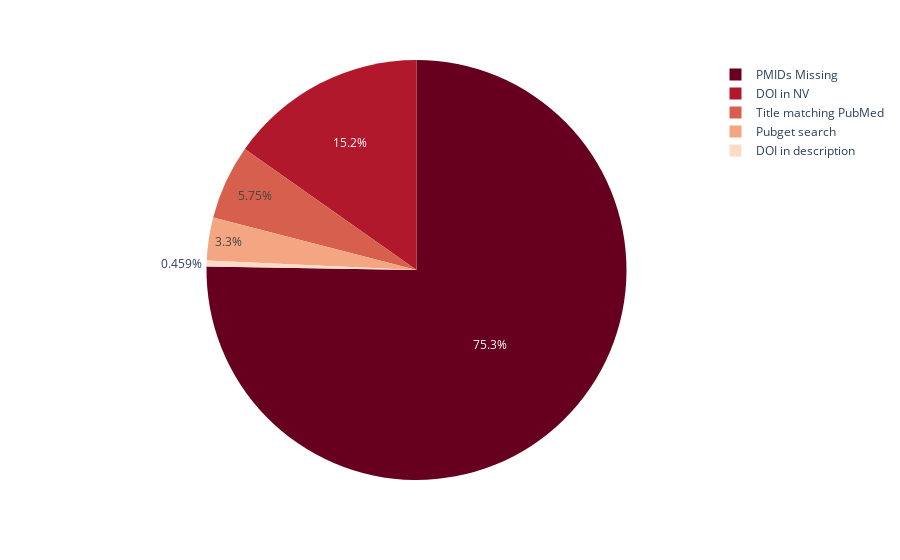

The notebook cell this image was saved under:
### Code cell
fig = px.pie(coll_per_source, values='count', names='source', color_discrete_sequence=px.colors.sequential.RdBu)
fig.write_html(op.join(fig_dir, "11_collections_pmid.html"), full_html=True, include_plotlyjs=True)
fig.write_image(op.join(fig_dir, "11_collections_pmid.png"), scale=6)
fig.show()

### Figure 1 — Plotly figure (JSON) as saved in the notebook; plotly's stock layout.template omitted (floating-point values rounded to 4 significant figures)
{"data": [{"domain": {"x": [0, 1], "y": [0, 1]}, "hovertemplate": "source=%{label}<br>count=%{value}<extra></extra>", "labels": ["DOI in NV", "Title matching PubMed", "Pubget search", "DOI in description", "PMIDs Missing"], "legendgroup": "", "name": "", "showlegend": true, "type": "pie", "values": [896, 338, 194, 27, 4426]}], "layout": {"legend": {"tracegroupgap": 0}, "margin": {"t": 60}, "piecolorway": ["rgb(103,0,31)", "rgb(178,24,43)", "rgb(214,96,77)", "rgb(244,165,130)", "rgb(253,219,199)", "rgb(247,247,247)", "rgb(209,229,240)", "rgb(146,197,222)", "rgb(67,147,195)", "rgb(33,102,172)", "rgb(5,48,97)"]}}
